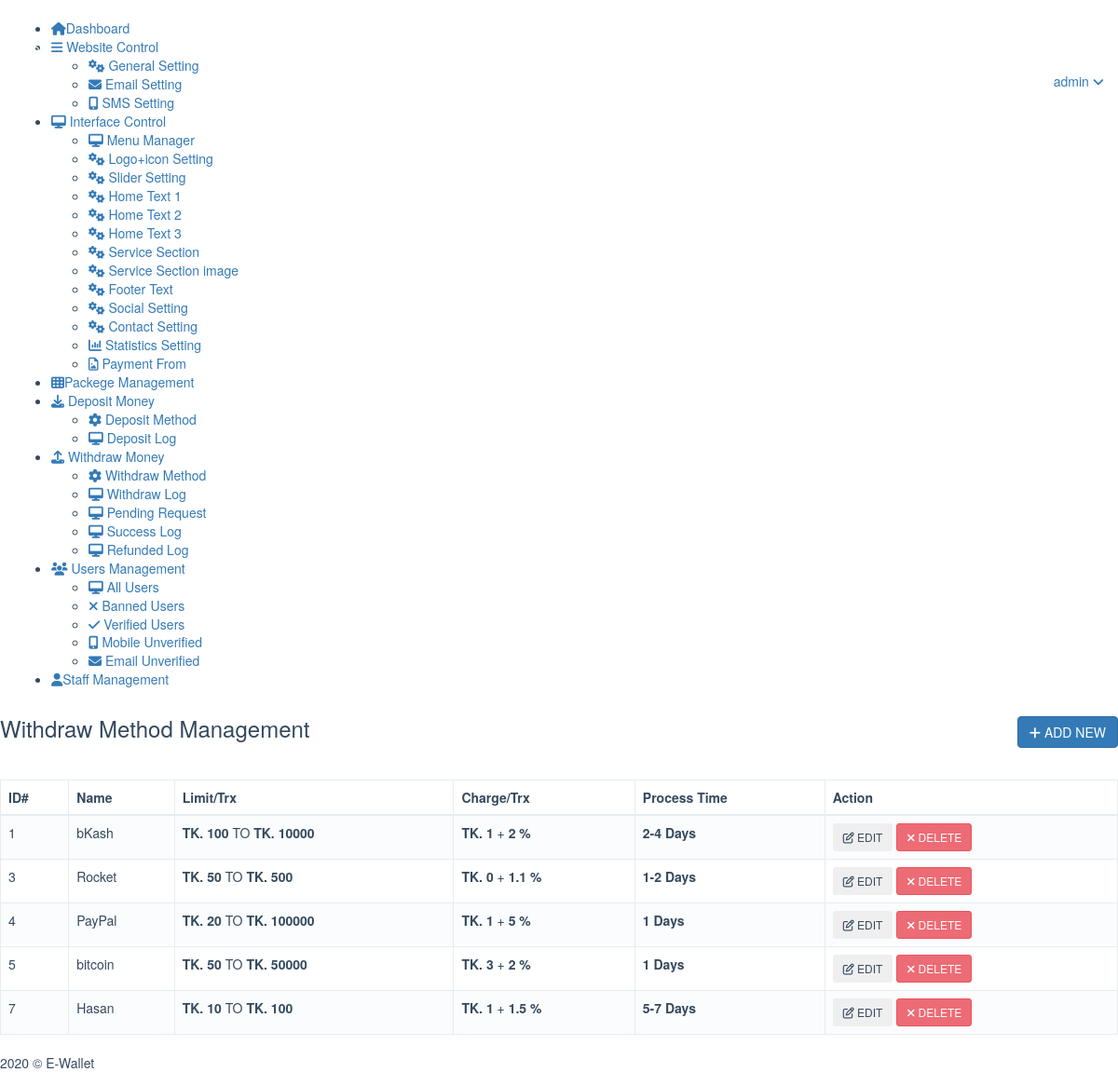
Screenshot of /admin/WithdrawMethod.php (signed in) with the database file from the repository.
### tables this page shows
CREATE TABLE `wd_method` (
  `id` int(11) NOT NULL,
  `name` varchar(255) DEFAULT NULL,
  `minamo` varchar(255) DEFAULT NULL,
  `maxamo` varchar(255) DEFAULT NULL,
  `charged` varchar(255) DEFAULT NULL,
  `chargep` varchar(255) DEFAULT NULL,
  `processtm` varchar(255) DEFAULT NULL
);

CREATE TABLE `general_setting` (
  `id` int(11) NOT NULL,
  `sitetitle` varchar(255) DEFAULT NULL,
  `reg` varchar(1) DEFAULT NULL,
  `notimail` varchar(366) DEFAULT NULL,
  `emailtemp` blob DEFAULT NULL,
  `smsapi` varchar(2555) DEFAULT NULL,
  `currency` varchar(11) DEFAULT NULL,
  `cur` varchar(11) DEFAULT NULL,
  `colorcode` varchar(6) DEFAULT NULL,
  `ev` int(1) DEFAULT 0,
  `mv` int(1) DEFAULT 0,
  `deci` int(11) DEFAULT 2,
  `en` int(1) DEFAULT 1,
  `mn` int(1) DEFAULT 1,
  `cemail` varchar(255) DEFAULT NULL,
  `cmobile` varchar(255) DEFAULT NULL,
  `clocation` varchar(255) DEFAULT NULL
);

### admin/WithdrawMethod.php (the view, shortened to what this page needs)
<?php
include ('include/header.php');
?>
</head>
<body class="page-header-fixed page-sidebar-closed-hide-logo">
<?php
include ('include/sidebar.php');
?>
<div class="page-content-wrapper">
<div class="page-content">
<h3 class="page-title  uppercase bold"> Withdraw Method Management
<button type="button" class="btn btn-primary  btn-md pull-right edit_button"
data-toggle="modal" data-target="#myModal"
data-act="Add New"
data-name=""
data-id="0">
<i class="fa fa-plus"></i>  ADD NEW
</button>
</h3>
<hr>
<div class="row">
<div class="col-md-12">
<div class="portlet light bordered">
<div class="portlet-body">
<table class="table table-striped table-bordered table-hover" id="sample_1">
<thead>
<tr>
<th> ID# </th>
<th> Name </th>
<th> Limit/Trx </th>
<th> Charge/Trx </th>
<th> Process Time </th>
<th> Action </th>
</tr>
</thead><tbody>
<?php
$ddaa = $db->query("SELECT id, name, minamo, maxamo, charged, chargep, processtm FROM wd_method ORDER BY id");
while ($data = $ddaa->fetch()){
echo "
<tr id='$data[0]'>
<td>$data[0]</td>
<td>$data[1]</td>
<td><b>$basecur $data[2] </b> TO <b>$basecur $data[3]</b></td>
<td><b>$basecur  $data[4] </b> + <b>$data[5] %</b></td>
<td><b>$data[6] Days</b></td>
<td>
<button type=\"button\" class=\"btn purple btn-sm edit_button\"
data-toggle=\"modal\" data-target=\"#myModal\"
data-act=\"Edit\"
data-ptm=\"$data[6]\"
data-cp=\"$data[5]\"
data-cd=\"$data[4]\"
data-max=\"$data[3]\"
data-min=\"$data[2]\"
data-name=\"$data[1]\"
data-id=\"$data[0]\">
<i class=\"fa fa-edit\"></i> EDIT
</button>
<button type=\"button\" class=\"btn btn-danger btn-sm delete_button\"
data-toggle=\"modal\" data-target=\"#DelModal\"
data-id=\"$data[0]\">
<i class=\"fa fa-times\"></i>  DELETE
</button>
</td>
</tr>";
}
?>
</tbody>
</table>
</div>
</div>
</div>
</div>
</div>
</div>
<?php
include ('include/footer.php');
?>
</body>
</html>

### admin/include/footer.php (shortened to what this page needs)
</div>
<div class="page-footer">
<div class="page-footer-inner"> <?php echo date("Y"); ?> &copy; <?php echo $gen[0]; ?></div>
</div>

### rows the page displays
wd_method: id "1", name "bKash", minamo "100", maxamo "10000", charged "1", chargep "2", processtm "2-4"
general_setting: cur "TK.", sitetitle "E-Wallet"
wd_method: id "3", name "Rocket", minamo "50", maxamo "500", charged "0", chargep "1.1", processtm "1-2"
wd_method: id "4", name "PayPal", minamo "20", maxamo "100000", charged "1", chargep "5", processtm "1"
wd_method: id "5", name "bitcoin", minamo "50", maxamo "50000", charged "3", chargep "2", processtm "1"
wd_method: id "7", name "Hasan", minamo "10", maxamo "100", charged "1", chargep "1.5", processtm "5-7"

### other values shown
$user "admin"
